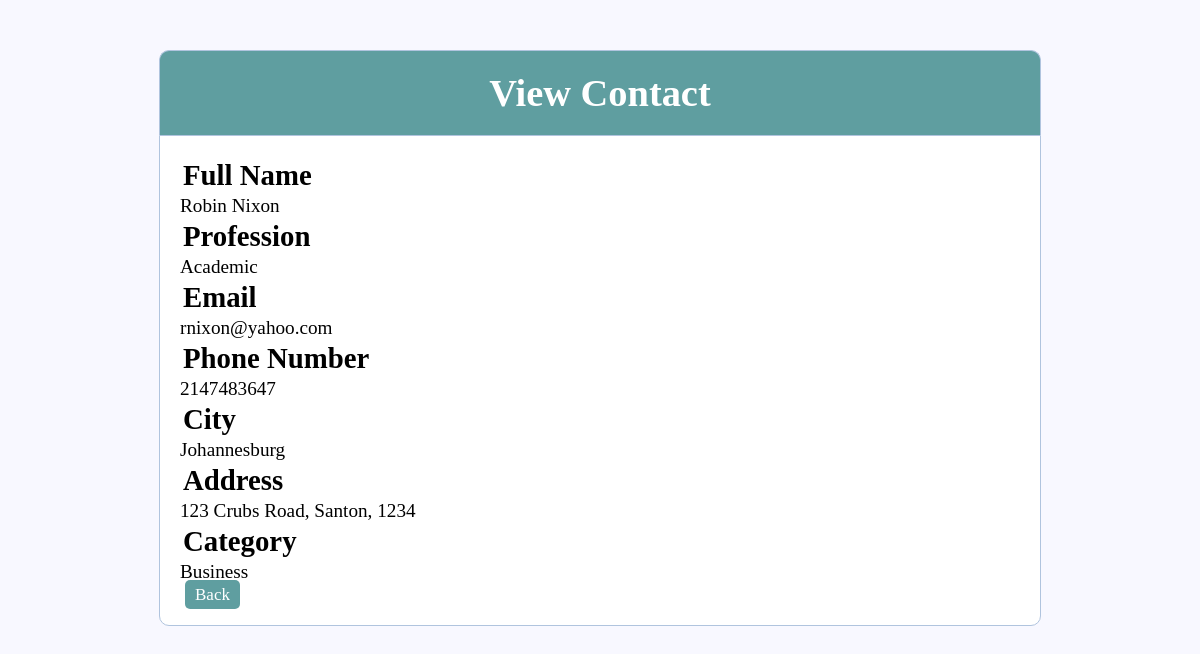
Screenshot of /read.php?id=1 with the database file from the repository.
### tables this page shows
CREATE TABLE `contacts` (
  `id` int(11) NOT NULL,
  `fullname` varchar(100) NOT NULL,
  `profession` varchar(85) NOT NULL,
  `email` varchar(85) NOT NULL,
  `phoneNo` int(13) NOT NULL,
  `city` varchar(85) NOT NULL,
  `address` varchar(150) NOT NULL,
  `category` varchar(8) NOT NULL
);

### read.php (the view, shortened to what this page needs)
<?php
require_once "functions.php";
if(isset($_GET["id"]) && !empty(trim($_GET["id"]))){
    $sql = "SELECT * FROM contacts WHERE id = ?";
    if($stmt = mysqli_prepare($connection, $sql)){
        mysqli_stmt_bind_param($stmt, "i", $param_id);
        if(mysqli_stmt_execute($stmt)){
            $result = mysqli_stmt_get_result($stmt);
            if(mysqli_num_rows($result) == 1){
                $row = mysqli_fetch_array($result, MYSQLI_ASSOC);
            } else{
                header("location: error.php");
                exit();
            }
        } else{
            echo "Oops! Something went wrong. Please try again later.";
        }
    }
} else{
    header("location: error.php");
    exit();
}
?>
<!DOCTYPE html>
<html lang="en">
<head>
    <link rel="stylesheet" type="text/css" href="style.css">
</head>
<body>
    <div class="wrapper">
        <div class="container-fluid">
            <div class="row">
                <div class="col-md-12">
                    <div class="header">
                        <h1>View Contact</h1>
                    </div>
                    <form action="<?php echo htmlspecialchars(basename($_SERVER['REQUEST_URI'])); ?>" method="post">
                    <div class="input-group">
                        <label><h2>Full Name</h2></label>
                        <p class="form-control-static"><?php echo $row["fullname"]; ?></p>
                    </div>
                    <div class="input-group">
                        <label><h2>Profession</h2></label>
                        <p class="form-control-static"><?php echo $row["profession"]; ?></p>
                    </div>
					<div class="input-group">
                        <label><h2>Email</h2></label>
                        <p class="form-control-static"><?php echo $row["email"]; ?></p>
                    </div>
					<div class="input-group">
                        <label><h2>Phone Number</h2></label>
                        <p class="form-control-static"><?php echo $row["phoneNo"]; ?></p>
                    </div>
                    <div class="input-group">
                        <label><h2>City</h2></label>
                        <p class="form-control-static"><?php echo $row["city"]; ?></p>
                    </div>
					<div class="input-group">
                        <label><h2>Address</h2></label>
                        <p class="form-control-static"><?php echo $row["address"]; ?></p>
                    </div>
					<div class="input-group">
                        <label><h2>Category</h2></label>
                        <p class="form-control-static"><?php echo $row["category"]; ?></p>
                    </div>
                    <p><a href="allcontacts.php" class="btn btn-primary">Back</a></p>
                </div>
            </div>
        </div>
    </div>
</body>
</html>

### style.css (style rules this page uses)
* { margin: 0px; padding: 0px; }
body { font-size: 120%; background: #F8F8FF; }
.header { width: 70%; margin: 50px auto 0px; color: white; background: #5F9EA0; text-align: center; border: 1px solid #B0C4DE; border-bottom: none; border-radius: 10px 10px 0px 0px; padding: 20px; }
form { width: 70%; margin: 0px auto; padding: 20px; border: 1px solid #B0C4DE; background: white; border-radius: 0px 0px 10px 10px; }
.input-group label { display: block; text-align: left; margin: 3px; }
.btn { margin: 5px; height: 40px; width: 94%; padding: 5px 10px; font-size: 17px; color: white; background: #5F9EA0; border: none; border-radius: 5px; }
a { margin: 0px auto; padding: 5px; text-decoration: none; }

### rows the page displays
contacts: fullname "Robin Nixon", profession "Academic", email "rnixon@yahoo.com", phoneNo "2147483647", city "Johannesburg", address "123 Crubs Road, Santon, 1234", category "Business"
